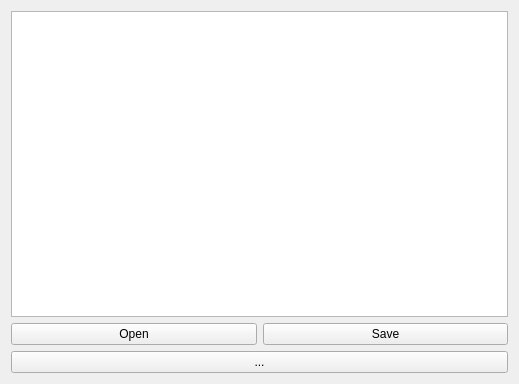
<?xml version="1.0" encoding="UTF-8"?>
<ui version="4.0">
 <class>MainWindow</class>
 <widget class="QMainWindow" name="MainWindow">
  <property name="geometry">
   <rect>
    <x>0</x>
    <y>0</y>
    <width>519</width>
    <height>384</height>
   </rect>
  </property>
  <property name="windowTitle">
   <string>MainWindow</string>
  </property>
  <widget class="QWidget" name="centralWidget">
   <layout class="QHBoxLayout" name="horizontalLayout_2">
    <item>
     <layout class="QVBoxLayout" name="verticalLayout">
      <item>
       <widget class="QTextEdit" name="teText">
        <property name="html">
         <string>&lt;!DOCTYPE HTML PUBLIC &quot;-//W3C//DTD HTML 4.0//EN&quot; &quot;http://www.w3.org/TR/REC-html40/strict.dtd&quot;&gt;
&lt;html&gt;&lt;head&gt;&lt;meta name=&quot;qrichtext&quot; content=&quot;1&quot; /&gt;&lt;style type=&quot;text/css&quot;&gt;
p, li { white-space: pre-wrap; }
&lt;/style&gt;&lt;/head&gt;&lt;body style=&quot; font-family:'Ubuntu'; font-size:11pt; font-weight:400; font-style:normal;&quot;&gt;
&lt;p style=&quot;-qt-paragraph-type:empty; margin-top:0px; margin-bottom:0px; margin-left:0px; margin-right:0px; -qt-block-indent:0; text-indent:0px;&quot;&gt;&lt;br /&gt;&lt;/p&gt;&lt;/body&gt;&lt;/html&gt;</string>
        </property>
       </widget>
      </item>
      <item>
       <layout class="QHBoxLayout" name="horizontalLayout">
        <item>
         <widget class="QPushButton" name="pbOpen">
          <property name="text">
           <string>Open</string>
          </property>
         </widget>
        </item>
        <item>
         <widget class="QPushButton" name="pbSave">
          <property name="text">
           <string>Save</string>
          </property>
         </widget>
        </item>
       </layout>
      </item>
      <item>
       <widget class="QPushButton" name="pbToggle">
        <property name="text">
         <string>...</string>
        </property>
       </widget>
      </item>
     </layout>
    </item>
   </layout>
  </widget>
 </widget>
 <layoutdefault spacing="6" margin="11"/>
 <resources/>
 <connections/>
</ui>
